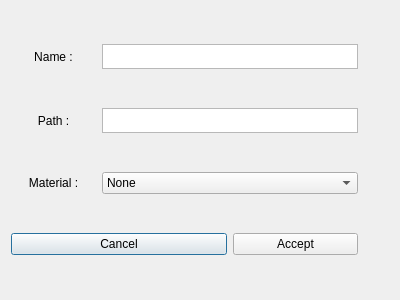
<?xml version="1.0" encoding="UTF-8"?>
<ui version="4.0">
 <class>Dialog</class>
 <widget class="QDialog" name="Dialog">
  <property name="geometry">
   <rect>
    <x>0</x>
    <y>0</y>
    <width>400</width>
    <height>300</height>
   </rect>
  </property>
  <property name="windowTitle">
   <string>Dialog</string>
  </property>
  <layout class="QHBoxLayout" name="horizontalLayout">
   <item>
    <layout class="QGridLayout" name="gridLayout">
     <item row="3" column="0" colspan="2">
      <widget class="QPushButton" name="cancel_btn">
       <property name="text">
        <string>Cancel</string>
       </property>
      </widget>
     </item>
     <item row="2" column="0">
      <widget class="QLabel" name="label_3">
       <property name="text">
        <string>Material :</string>
       </property>
       <property name="alignment">
        <set>Qt::AlignCenter</set>
       </property>
      </widget>
     </item>
     <item row="2" column="1" colspan="2">
      <widget class="QComboBox" name="material_cb">
       <item>
        <property name="text">
         <string>None</string>
        </property>
       </item>
      </widget>
     </item>
     <item row="3" column="2">
      <widget class="QPushButton" name="accept_btn">
       <property name="text">
        <string>Accept</string>
       </property>
      </widget>
     </item>
     <item row="1" column="0">
      <widget class="QLabel" name="label_2">
       <property name="text">
        <string>Path :</string>
       </property>
       <property name="alignment">
        <set>Qt::AlignCenter</set>
       </property>
      </widget>
     </item>
     <item row="0" column="0">
      <widget class="QLabel" name="label">
       <property name="text">
        <string>Name :</string>
       </property>
       <property name="alignment">
        <set>Qt::AlignCenter</set>
       </property>
      </widget>
     </item>
     <item row="1" column="1" colspan="2">
      <widget class="QTextEdit" name="path_te">
       <property name="maximumSize">
        <size>
         <width>16777215</width>
         <height>25</height>
        </size>
       </property>
       <property name="verticalScrollBarPolicy">
        <enum>Qt::ScrollBarAlwaysOff</enum>
       </property>
       <property name="horizontalScrollBarPolicy">
        <enum>Qt::ScrollBarAlwaysOff</enum>
       </property>
      </widget>
     </item>
     <item row="0" column="1" colspan="2">
      <widget class="QTextEdit" name="name_te">
       <property name="maximumSize">
        <size>
         <width>16777215</width>
         <height>25</height>
        </size>
       </property>
       <property name="verticalScrollBarPolicy">
        <enum>Qt::ScrollBarAlwaysOff</enum>
       </property>
       <property name="horizontalScrollBarPolicy">
        <enum>Qt::ScrollBarAlwaysOff</enum>
       </property>
      </widget>
     </item>
     <item row="1" column="3">
      <widget class="QPushButton" name="pushButton">
       <property name="maximumSize">
        <size>
         <width>25</width>
         <height>25</height>
        </size>
       </property>
       <property name="cursor">
        <cursorShape>PointingHandCursor</cursorShape>
       </property>
       <property name="autoFillBackground">
        <bool>false</bool>
       </property>
       <property name="styleSheet">
        <string notr="true">QPushButton{
	background: transparent;

}</string>
       </property>
       <property name="text">
        <string/>
       </property>
       <property name="icon">
        <iconset resource="../ressources.qrc">
         <normaloff>:/icons/ui/ressources/folder.png</normaloff>:/icons/ui/ressources/folder.png</iconset>
       </property>
       <property name="iconSize">
        <size>
         <width>25</width>
         <height>25</height>
        </size>
       </property>
       <property name="autoDefault">
        <bool>false</bool>
       </property>
       <property name="flat">
        <bool>true</bool>
       </property>
      </widget>
     </item>
    </layout>
   </item>
  </layout>
 </widget>
 <resources>
  <include location="../ressources.qrc"/>
 </resources>
 <connections/>
</ui>
